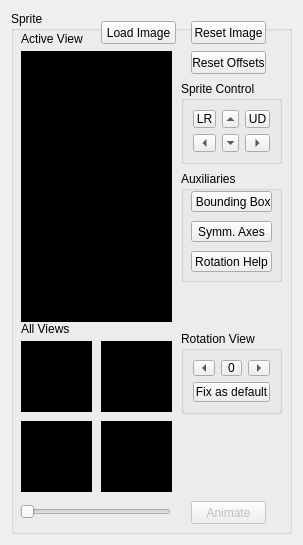
<?xml version="1.0" encoding="UTF-8"?>
<ui version="4.0">
 <class>Form</class>
 <widget class="QWidget" name="Form">
  <property name="geometry">
   <rect>
    <x>0</x>
    <y>0</y>
    <width>299</width>
    <height>541</height>
   </rect>
  </property>
  <property name="windowTitle">
   <string>Form</string>
  </property>
  <layout class="QHBoxLayout" name="horizontalLayout">
   <item>
    <widget class="QGroupBox" name="groupBox_spriteSS">
     <property name="sizePolicy">
      <sizepolicy hsizetype="Fixed" vsizetype="Preferred">
       <horstretch>0</horstretch>
       <verstretch>0</verstretch>
      </sizepolicy>
     </property>
     <property name="minimumSize">
      <size>
       <width>281</width>
       <height>523</height>
      </size>
     </property>
     <property name="maximumSize">
      <size>
       <width>281</width>
       <height>16777215</height>
      </size>
     </property>
     <property name="title">
      <string>Sprite</string>
     </property>
     <widget class="QLabel" name="sprite_view_main">
      <property name="enabled">
       <bool>true</bool>
      </property>
      <property name="geometry">
       <rect>
        <x>10</x>
        <y>40</y>
        <width>151</width>
        <height>271</height>
       </rect>
      </property>
      <property name="contextMenuPolicy">
       <enum>Qt::DefaultContextMenu</enum>
      </property>
      <property name="autoFillBackground">
       <bool>false</bool>
      </property>
      <property name="styleSheet">
       <string notr="true">QLabel {

	background-color: rgb(0, 0, 0);
}</string>
      </property>
      <property name="frameShape">
       <enum>QFrame::WinPanel</enum>
      </property>
      <property name="frameShadow">
       <enum>QFrame::Raised</enum>
      </property>
      <property name="lineWidth">
       <number>1</number>
      </property>
      <property name="text">
       <string/>
      </property>
      <property name="pixmap">
       <pixmap>:/images/res/frame.png</pixmap>
      </property>
     </widget>
     <widget class="QGroupBox" name="groupBox_rotationControls">
      <property name="geometry">
       <rect>
        <x>170</x>
        <y>320</y>
        <width>101</width>
        <height>83</height>
       </rect>
      </property>
      <property name="title">
       <string>Rotation View</string>
      </property>
      <layout class="QGridLayout" name="gridLayout_2">
       <item row="0" column="2">
        <widget class="QToolButton" name="toolButton_rotationNext">
         <property name="sizePolicy">
          <sizepolicy hsizetype="Minimum" vsizetype="Minimum">
           <horstretch>0</horstretch>
           <verstretch>0</verstretch>
          </sizepolicy>
         </property>
         <property name="minimumSize">
          <size>
           <width>16</width>
           <height>16</height>
          </size>
         </property>
         <property name="styleSheet">
          <string notr="true"/>
         </property>
         <property name="text">
          <string>...</string>
         </property>
         <property name="checkable">
          <bool>false</bool>
         </property>
         <property name="popupMode">
          <enum>QToolButton::DelayedPopup</enum>
         </property>
         <property name="toolButtonStyle">
          <enum>Qt::ToolButtonIconOnly</enum>
         </property>
         <property name="arrowType">
          <enum>Qt::RightArrow</enum>
         </property>
        </widget>
       </item>
       <item row="0" column="1">
        <widget class="QToolButton" name="toolButton_rotationDefault">
         <property name="sizePolicy">
          <sizepolicy hsizetype="Minimum" vsizetype="Minimum">
           <horstretch>0</horstretch>
           <verstretch>0</verstretch>
          </sizepolicy>
         </property>
         <property name="minimumSize">
          <size>
           <width>16</width>
           <height>16</height>
          </size>
         </property>
         <property name="toolTip">
          <string>Mirror Up Down</string>
         </property>
         <property name="text">
          <string>0</string>
         </property>
         <property name="arrowType">
          <enum>Qt::NoArrow</enum>
         </property>
        </widget>
       </item>
       <item row="0" column="0">
        <widget class="QToolButton" name="toolButton_rotationPrev">
         <property name="sizePolicy">
          <sizepolicy hsizetype="Minimum" vsizetype="Minimum">
           <horstretch>0</horstretch>
           <verstretch>0</verstretch>
          </sizepolicy>
         </property>
         <property name="minimumSize">
          <size>
           <width>16</width>
           <height>16</height>
          </size>
         </property>
         <property name="text">
          <string>...</string>
         </property>
         <property name="arrowType">
          <enum>Qt::LeftArrow</enum>
         </property>
        </widget>
       </item>
       <item row="1" column="0" colspan="3">
        <widget class="QPushButton" name="pushButton_fixRotation">
         <property name="text">
          <string>Fix as default</string>
         </property>
        </widget>
       </item>
      </layout>
     </widget>
     <widget class="QGroupBox" name="groupBox_imageControl">
      <property name="geometry">
       <rect>
        <x>170</x>
        <y>70</y>
        <width>101</width>
        <height>83</height>
       </rect>
      </property>
      <property name="maximumSize">
       <size>
        <width>101</width>
        <height>100</height>
       </size>
      </property>
      <property name="title">
       <string>Sprite Control</string>
      </property>
      <layout class="QGridLayout" name="gridLayout">
       <item row="1" column="0">
        <widget class="QToolButton" name="toolButton_left">
         <property name="sizePolicy">
          <sizepolicy hsizetype="Minimum" vsizetype="Minimum">
           <horstretch>0</horstretch>
           <verstretch>0</verstretch>
          </sizepolicy>
         </property>
         <property name="minimumSize">
          <size>
           <width>16</width>
           <height>16</height>
          </size>
         </property>
         <property name="text">
          <string>...</string>
         </property>
         <property name="arrowType">
          <enum>Qt::LeftArrow</enum>
         </property>
        </widget>
       </item>
       <item row="1" column="1">
        <widget class="QToolButton" name="toolButton_down">
         <property name="sizePolicy">
          <sizepolicy hsizetype="Minimum" vsizetype="Minimum">
           <horstretch>0</horstretch>
           <verstretch>0</verstretch>
          </sizepolicy>
         </property>
         <property name="minimumSize">
          <size>
           <width>16</width>
           <height>16</height>
          </size>
         </property>
         <property name="text">
          <string>...</string>
         </property>
         <property name="arrowType">
          <enum>Qt::DownArrow</enum>
         </property>
        </widget>
       </item>
       <item row="0" column="1">
        <widget class="QToolButton" name="toolButton_up">
         <property name="sizePolicy">
          <sizepolicy hsizetype="Minimum" vsizetype="Minimum">
           <horstretch>0</horstretch>
           <verstretch>0</verstretch>
          </sizepolicy>
         </property>
         <property name="minimumSize">
          <size>
           <width>16</width>
           <height>16</height>
          </size>
         </property>
         <property name="text">
          <string>...</string>
         </property>
         <property name="arrowType">
          <enum>Qt::UpArrow</enum>
         </property>
        </widget>
       </item>
       <item row="0" column="0">
        <widget class="QToolButton" name="toolButton_leftright">
         <property name="sizePolicy">
          <sizepolicy hsizetype="Minimum" vsizetype="Minimum">
           <horstretch>0</horstretch>
           <verstretch>0</verstretch>
          </sizepolicy>
         </property>
         <property name="minimumSize">
          <size>
           <width>16</width>
           <height>16</height>
          </size>
         </property>
         <property name="toolTip">
          <string>Mirror Vertically</string>
         </property>
         <property name="text">
          <string>LR</string>
         </property>
         <property name="popupMode">
          <enum>QToolButton::DelayedPopup</enum>
         </property>
         <property name="arrowType">
          <enum>Qt::NoArrow</enum>
         </property>
        </widget>
       </item>
       <item row="0" column="2">
        <widget class="QToolButton" name="toolButton_updown">
         <property name="sizePolicy">
          <sizepolicy hsizetype="Minimum" vsizetype="Minimum">
           <horstretch>0</horstretch>
           <verstretch>0</verstretch>
          </sizepolicy>
         </property>
         <property name="minimumSize">
          <size>
           <width>16</width>
           <height>16</height>
          </size>
         </property>
         <property name="toolTip">
          <string>Mirror Horizontally</string>
         </property>
         <property name="layoutDirection">
          <enum>Qt::LeftToRight</enum>
         </property>
         <property name="text">
          <string>UD</string>
         </property>
         <property name="arrowType">
          <enum>Qt::NoArrow</enum>
         </property>
        </widget>
       </item>
       <item row="1" column="2">
        <widget class="QToolButton" name="toolButton_right">
         <property name="sizePolicy">
          <sizepolicy hsizetype="Minimum" vsizetype="Minimum">
           <horstretch>0</horstretch>
           <verstretch>0</verstretch>
          </sizepolicy>
         </property>
         <property name="minimumSize">
          <size>
           <width>16</width>
           <height>16</height>
          </size>
         </property>
         <property name="text">
          <string>...</string>
         </property>
         <property name="arrowType">
          <enum>Qt::RightArrow</enum>
         </property>
        </widget>
       </item>
      </layout>
     </widget>
     <widget class="QPushButton" name="pushButton_resetOffsets">
      <property name="geometry">
       <rect>
        <x>180</x>
        <y>40</y>
        <width>75</width>
        <height>23</height>
       </rect>
      </property>
      <property name="text">
       <string>Reset Offsets</string>
      </property>
     </widget>
     <widget class="QPushButton" name="pushButton_resetImage">
      <property name="geometry">
       <rect>
        <x>180</x>
        <y>10</y>
        <width>75</width>
        <height>23</height>
       </rect>
      </property>
      <property name="text">
       <string>Reset Image</string>
      </property>
     </widget>
     <widget class="QPushButton" name="pushButton_loadImage">
      <property name="geometry">
       <rect>
        <x>90</x>
        <y>10</y>
        <width>75</width>
        <height>23</height>
       </rect>
      </property>
      <property name="text">
       <string>Load Image</string>
      </property>
     </widget>
     <widget class="QGroupBox" name="groupBox_auxiliaries">
      <property name="geometry">
       <rect>
        <x>170</x>
        <y>160</y>
        <width>101</width>
        <height>111</height>
       </rect>
      </property>
      <property name="title">
       <string>Auxiliaries</string>
      </property>
      <widget class="QToolButton" name="toolButton_boundingBox">
       <property name="geometry">
        <rect>
         <x>10</x>
         <y>20</y>
         <width>81</width>
         <height>21</height>
        </rect>
       </property>
       <property name="text">
        <string> Bounding Box</string>
       </property>
       <property name="checkable">
        <bool>true</bool>
       </property>
       <property name="checked">
        <bool>false</bool>
       </property>
      </widget>
      <widget class="QToolButton" name="toolButton_symmAxes">
       <property name="geometry">
        <rect>
         <x>10</x>
         <y>50</y>
         <width>81</width>
         <height>21</height>
        </rect>
       </property>
       <property name="text">
        <string>Symm. Axes</string>
       </property>
       <property name="checkable">
        <bool>true</bool>
       </property>
      </widget>
      <widget class="QToolButton" name="toolButton_rotationHelp">
       <property name="geometry">
        <rect>
         <x>10</x>
         <y>80</y>
         <width>81</width>
         <height>21</height>
        </rect>
       </property>
       <property name="text">
        <string>Rotation Help</string>
       </property>
       <property name="checkable">
        <bool>true</bool>
       </property>
      </widget>
     </widget>
     <widget class="QLabel" name="sprite_view_preview0">
      <property name="enabled">
       <bool>true</bool>
      </property>
      <property name="geometry">
       <rect>
        <x>10</x>
        <y>330</y>
        <width>71</width>
        <height>71</height>
       </rect>
      </property>
      <property name="contextMenuPolicy">
       <enum>Qt::DefaultContextMenu</enum>
      </property>
      <property name="autoFillBackground">
       <bool>false</bool>
      </property>
      <property name="styleSheet">
       <string notr="true">QLabel {

	background-color: rgb(0, 0, 0);
}</string>
      </property>
      <property name="frameShape">
       <enum>QFrame::WinPanel</enum>
      </property>
      <property name="frameShadow">
       <enum>QFrame::Raised</enum>
      </property>
      <property name="lineWidth">
       <number>1</number>
      </property>
      <property name="text">
       <string/>
      </property>
      <property name="pixmap">
       <pixmap>:/images/res/frame.png</pixmap>
      </property>
     </widget>
     <widget class="QLabel" name="label_activeView">
      <property name="geometry">
       <rect>
        <x>10</x>
        <y>20</y>
        <width>71</width>
        <height>16</height>
       </rect>
      </property>
      <property name="text">
       <string>Active View</string>
      </property>
     </widget>
     <widget class="QLabel" name="label_2">
      <property name="geometry">
       <rect>
        <x>10</x>
        <y>310</y>
        <width>141</width>
        <height>16</height>
       </rect>
      </property>
      <property name="text">
       <string>All Views</string>
      </property>
     </widget>
     <widget class="QSlider" name="horizontalSlider_animationFrame">
      <property name="enabled">
       <bool>false</bool>
      </property>
      <property name="geometry">
       <rect>
        <x>9</x>
        <y>490</y>
        <width>151</width>
        <height>22</height>
       </rect>
      </property>
      <property name="maximum">
       <number>0</number>
      </property>
      <property name="pageStep">
       <number>1</number>
      </property>
      <property name="orientation">
       <enum>Qt::Horizontal</enum>
      </property>
      <property name="tickPosition">
       <enum>QSlider::NoTicks</enum>
      </property>
      <property name="tickInterval">
       <number>21</number>
      </property>
     </widget>
     <widget class="QLabel" name="sprite_view_preview1">
      <property name="enabled">
       <bool>true</bool>
      </property>
      <property name="geometry">
       <rect>
        <x>90</x>
        <y>330</y>
        <width>71</width>
        <height>71</height>
       </rect>
      </property>
      <property name="contextMenuPolicy">
       <enum>Qt::DefaultContextMenu</enum>
      </property>
      <property name="autoFillBackground">
       <bool>false</bool>
      </property>
      <property name="styleSheet">
       <string notr="true">QLabel {

	background-color: rgb(0, 0, 0);
}</string>
      </property>
      <property name="frameShape">
       <enum>QFrame::WinPanel</enum>
      </property>
      <property name="frameShadow">
       <enum>QFrame::Raised</enum>
      </property>
      <property name="lineWidth">
       <number>1</number>
      </property>
      <property name="text">
       <string/>
      </property>
      <property name="pixmap">
       <pixmap>:/images/res/frame.png</pixmap>
      </property>
     </widget>
     <widget class="QLabel" name="sprite_view_preview2">
      <property name="enabled">
       <bool>true</bool>
      </property>
      <property name="geometry">
       <rect>
        <x>90</x>
        <y>410</y>
        <width>71</width>
        <height>71</height>
       </rect>
      </property>
      <property name="contextMenuPolicy">
       <enum>Qt::DefaultContextMenu</enum>
      </property>
      <property name="autoFillBackground">
       <bool>false</bool>
      </property>
      <property name="styleSheet">
       <string notr="true">QLabel {

	background-color: rgb(0, 0, 0);
}</string>
      </property>
      <property name="frameShape">
       <enum>QFrame::WinPanel</enum>
      </property>
      <property name="frameShadow">
       <enum>QFrame::Raised</enum>
      </property>
      <property name="lineWidth">
       <number>1</number>
      </property>
      <property name="text">
       <string/>
      </property>
      <property name="pixmap">
       <pixmap>:/images/res/frame.png</pixmap>
      </property>
     </widget>
     <widget class="QLabel" name="sprite_view_preview3">
      <property name="enabled">
       <bool>true</bool>
      </property>
      <property name="geometry">
       <rect>
        <x>10</x>
        <y>410</y>
        <width>71</width>
        <height>71</height>
       </rect>
      </property>
      <property name="contextMenuPolicy">
       <enum>Qt::DefaultContextMenu</enum>
      </property>
      <property name="autoFillBackground">
       <bool>false</bool>
      </property>
      <property name="styleSheet">
       <string notr="true">QLabel {

	background-color: rgb(0, 0, 0);
}</string>
      </property>
      <property name="frameShape">
       <enum>QFrame::WinPanel</enum>
      </property>
      <property name="frameShadow">
       <enum>QFrame::Raised</enum>
      </property>
      <property name="lineWidth">
       <number>1</number>
      </property>
      <property name="text">
       <string/>
      </property>
      <property name="pixmap">
       <pixmap>:/images/res/frame.png</pixmap>
      </property>
     </widget>
     <widget class="QPushButton" name="pushButton_animate">
      <property name="enabled">
       <bool>false</bool>
      </property>
      <property name="geometry">
       <rect>
        <x>180</x>
        <y>490</y>
        <width>75</width>
        <height>23</height>
       </rect>
      </property>
      <property name="text">
       <string>Animate</string>
      </property>
     </widget>
     <zorder>groupBox_auxiliaries</zorder>
     <zorder>sprite_view_main</zorder>
     <zorder>groupBox_rotationControls</zorder>
     <zorder>groupBox_imageControl</zorder>
     <zorder>pushButton_resetOffsets</zorder>
     <zorder>pushButton_resetImage</zorder>
     <zorder>pushButton_loadImage</zorder>
     <zorder>sprite_view_preview0</zorder>
     <zorder>label_activeView</zorder>
     <zorder>label_2</zorder>
     <zorder>horizontalSlider_animationFrame</zorder>
     <zorder>sprite_view_preview1</zorder>
     <zorder>sprite_view_preview2</zorder>
     <zorder>sprite_view_preview3</zorder>
     <zorder>pushButton_animate</zorder>
    </widget>
   </item>
  </layout>
 </widget>
 <resources/>
 <connections/>
</ui>
